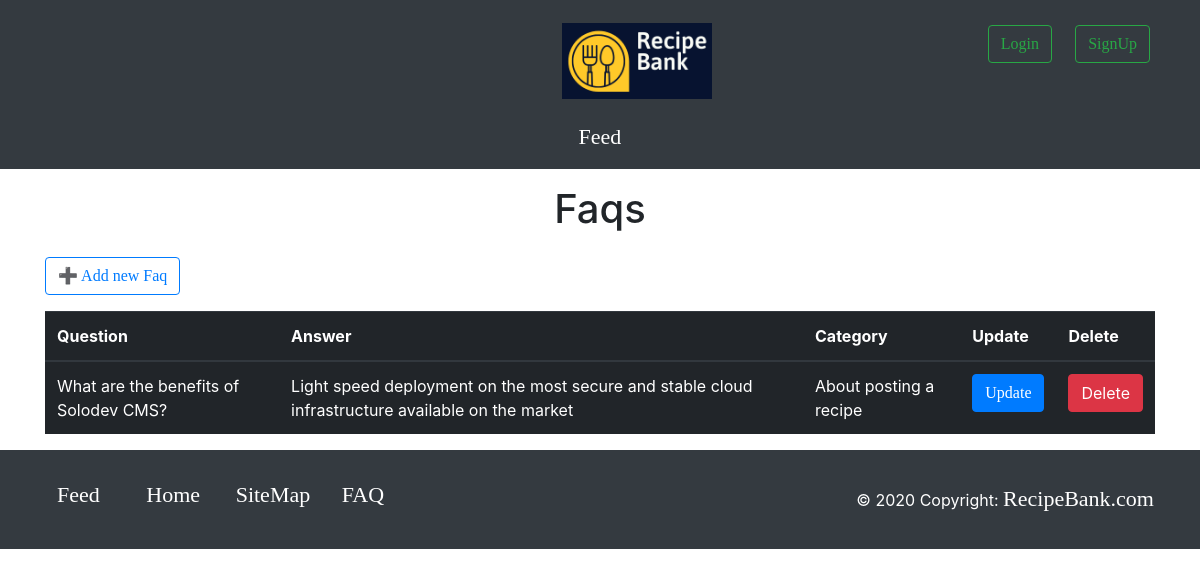
The page /listFaq.php on the database its author committed.
### tables this page shows
CREATE TABLE `faqs` (
  `FaqID` int(255) UNSIGNED NOT NULL,
  `FaqQtn` varchar(255) NOT NULL,
  `FaqAns` mediumtext NOT NULL,
  `FaqCatID` int(11) NOT NULL
);

CREATE TABLE `faqcategories` (
  `FaqCatID` int(255) UNSIGNED NOT NULL,
  `FaqCatName` varchar(255) NOT NULL
);

### faqCrud.php (called while the page is built, shortened)
<?php
    class faqCrud{
        public function custom($sql){
            $dbcon = database::getDb();
            $pdostm = $dbcon->prepare($sql);
            $pdostm->execute();
            $results = $pdostm->fetchAll(PDO::FETCH_ASSOC);
            return $results;
        }
    }
?>

### listFaq.php (the view, shortened to what this page needs)
<?php
    require_once 'faqCrud.php';
    $faqObj = new faqCrud();
    $faqs = $faqObj->custom('select *,FaqCatName from faqs inner join faqcategories on faqs.FaqCatID = faqcategories.FaqCatID');
?>
<!DOCTYPE html>
<html>
    <head>
        <link rel="stylesheet" type="text/css" href="css/faq.css">
        <link rel="stylesheet" type="text/css" href="css/style.css">
        <link href="https://maxcdn.bootstrapcdn.com/bootstrap/4.0.0-alpha.6/css/bootstrap.min.css" rel="stylesheet">
        <link href="https://maxcdn.bootstrapcdn.com/font-awesome/4.7.0/css/font-awesome.min.css" rel="stylesheet">
    </head>
    <body>
        <header class="bg-dark">
            <?php include 'header.php'?>
        </header>
        <main class="main-container">
            <div class="container" id="listfaq-header">
                <h1 class="h1 page-header" id="listfaq-heading">Faqs</h1>
                <a href="addFaq.php" ><button type="button" class="btn btn-outline-primary add-faq-btn">&#10133 Add new Faq</button></a>
            </div>
            <div class="container">
                <table class="table table-dark table-hover">
                    <thead>
                        <tr>
                        <th>Question</th>
                        <th>Answer</th>
                        <th>Category</th>
                        <th>Update</th>
                        <th>Delete</th>
                        </tr>
                    </thead>
                    <tbody>
                        <?php
                            foreach($faqs as $faq){
                                echo("
                                <tr>
                                    <td>".$faq['FaqQtn']."</td>
                                    <td>".$faq['FaqAns']."</td>
                                    <td>".$faq['FaqCatName']."</td>
                                    <td><a href='updateFaq.php?id=".$faq['FaqID']."'><button type='button' class='btn btn-primary'>Update</button></a></td>
                                    <td><button type='button' class='btn btn-danger' data-toggle='modal' data-target='#delete".$faq['FaqID']."'>Delete</button>
                                    </td>
                                </tr>
                                <div class='modal fade' id='delete".$faq['FaqID']."' tabindex='-1' role='dialog' aria-labelledby='deleteFaq-Title' aria-hidden='true'>
                                    <div class='modal-dialog modal-dialog-centered' role='document'>
                                    <div class='modal-content'>
                                        <div class='modal-header'>
                                        <h5 class='modal-title' id='deleteFaqTitle'>Delete Faq</h5>
                                        <button type='button' class='close' data-dismiss='modal' aria-label='Close'>
                                            <span aria-hidden='true'>&times;</span>
                                        </button>
                                        </div>
                                        <div class='modal-body'>
                                        <p class='lead'>Are you sure you want to delete this FAQ?</p>
                                        </div>
                                        <div class='modal-footer'>
                                        <button type='button' class='btn btn-secondary' data-dismiss='modal'>Close</button>
                                        <button type='button' class='btn btn-danger' onclick='deleteFaq(".$faq['FaqID'].")'>Delete</button>
                                        </div>
                                    </div>
                                    </div>
                                </div>
                            ");
                            }
                        ?>
                    </tbody>
                </table>
            </div>
        </main>
        <footer class="page-footer font-small ">
            <?php include 'footer.php'?>
        </footer>
    </body>
</html>

### css/faq.css (style rules this page uses)
* { padding: 0; margin: 0; text-decoration: none; }
body { overflow-x: hidden; }
main { max-width: 1200px; margin: 1em auto; }
.page-header { text-align:center; }
.add-faq-btn { margin: 1em 0; }

### css/style.css (style rules this page uses)
header { background-color : #071330; }
a { font-family: 'Alegreya Sans SC'; font-size: 22px; }

### rows shown on the page
faqs: FaqQtn "What are the benefits of Solodev CMS?", FaqAns "Light speed deployment on the most secure and stable cloud infrastructure available on the market", FaqCatID.FaqCatName "About posting a recipe"
